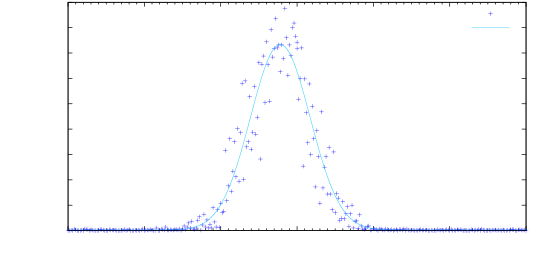

Write the gnuplot code that produced this figure.
clear
reset
file = "linienscans_altes_schema_FES"
datafile = sprintf('../dat/%s.dat',file)

set key inside top right
set xlabel 'Relativfrequenz [MHz]'
set ylabel 'Countrate [s$^{-1}$]'
set samples 100000
set mxtics 10
set tmargin 0.2

set xrange [-150:150]

A = 10000
sigma = 19
mu = 1
b = 1

set fit errorvariables
gauss(x) = A*exp(-(x-mu)**2/(2*sigma**2))/(sigma*sqrt(2*pi))+b
fit gauss(x) datafile using 1:2 via sigma,mu,A,b

set label 1 '$G(\nu)=A\cdot\frac{1}{\sigma\sqrt{2\pi}}\mathrm{e}^{-\frac{1}{2}\frac{(\nu-\mu)^2}{\sigma^2}}+b$' at graph 0.03, 0.9
set label 2 sprintf('$2\sigma = (%.2f\pm%.2f)\,$MHz',2*sigma,2*sigma_err) at graph 0.03, 0.75
set label 3 sprintf('$\mu = (%.2f\pm%.2f)\,$MHz',mu,mu_err) at graph 0.03, 0.68
set label 4 sprintf('$A = (%.0f\pm%.0f)\,\nicefrac{\text{MHz}}{\text{s}}$',A,A_err) at graph 0.03, 0.61
set label 5 sprintf('$b = (%.1f\pm%.1f)\,$s$^{-1}$',b,b_err) at graph 0.03, 0.54

set term push
set term epslatex color 10 size 14cm, 7cm
set out sprintf('%s.tex',file)

plot datafile using 1:2 with points title 'Messpunkte' lc rgb 'blue',\
gauss(x) lc rgb '#00BFFF' lt 1 title 'Fit'

unset out
